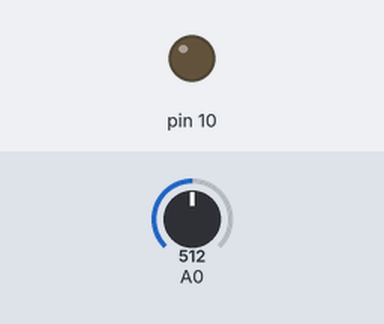
The sketch below on a simulated Arduino Uno, built with avr-gcc and run on an emulated ATmega328P. Shown: output pins drawn as LEDs (lit = HIGH). Inputs (shaded band) come from the test bench; at power-on: A0 = 512.

Above: at 1.2 s.
1.3 s: A0 set to 470
At 2.5 s:
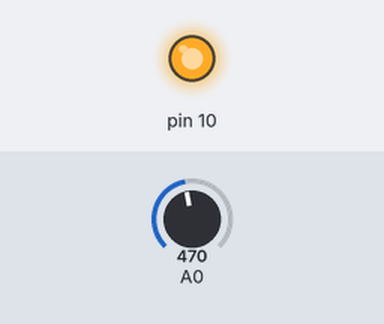
2.8 s: A0 set to 900
At 4.2 s:
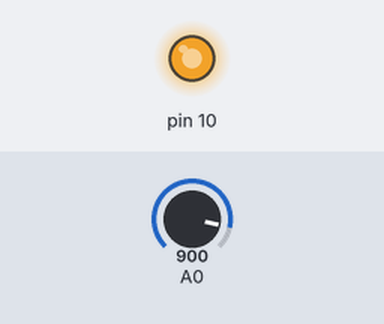
Timing chart, 0 to 5.8 s (numbered marks = the images above; inputs shaded):
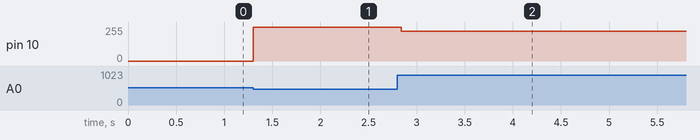

The sketch:

3._exercise_3_smart_light1.ino
```cpp
int lightlevel, percent;

void setup()
{
  Serial.begin(9600);
  pinMode(A0, INPUT);
  pinMode(10, OUTPUT);
}

void loop()
{
  lightlevel = analogRead(A0);

  // day = LED OFF
  if(lightlevel == 344){
    analogWrite(10, lightlevel-lightlevel);
    delay(70);
  }

  if(lightlevel > 344 && lightlevel <= 488){
    analogWrite(10, 1023 + lightlevel);
    delay(70);
  }

  // night = LED ON
  if(lightlevel >= 900 && lightlevel <= 1017){
    analogWrite(10, lightlevel/4);
    delay(70);
  }
}
```

Measured:
- the behaviour switches between 489 and 488 on A0 (found by bisection; images 0 and 1)
- after the input at 1.3 s, pin 10: 0/255 → 255/255 at once
- after the input at 2.8 s, pin 10: 255/255 → 225/255 at once
